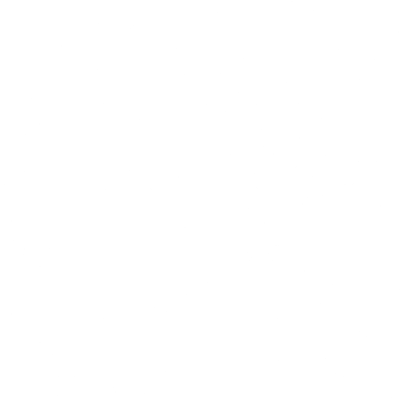
Frame 1 (no input)
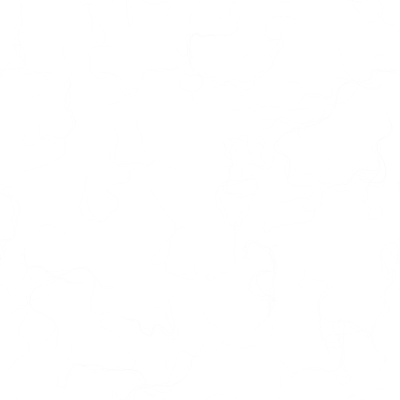
Frame 60 (no input)
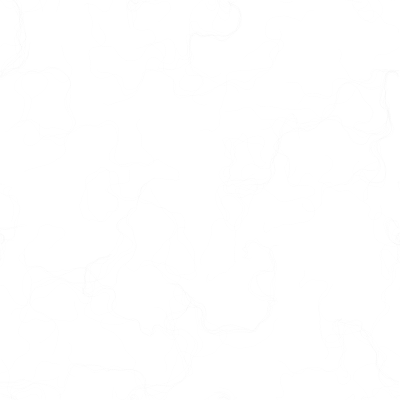
Frame 120 (the mouse pressed at the canvas centre since frame 60)

The p5.js sketch that drew these frames (run headless with seeded random() and noise() and a simulated clock; from frame 60 on, the mouse is pressed at the canvas centre):

// p5.js sketch
// ── sketch.js
let scl = 5;
let inc = 0.1;
let cols,rows;
let fr;

let v;

let particles = [];
let flowfield;

let zoff = 0;

function setup(){
  createCanvas(400,400);
  background(255);
  cols = floor(width/scl);
  rows = floor(height/scl);

  flowfield = new Array(cols*rows);

  for (var i = 0; i < 100; i++) {
    particles[i] = new Particle()
  }
}

function draw(){
  let yoff = 0;
  for (var y = 0; y < cols; y++) {
    let xoff = 0;
    for (var x = 0; x < cols; x++) {

      let index = x + y * cols;
      let angle = noise(xoff,yoff, zoff) * TWO_PI * 4;
      v = p5.Vector.fromAngle(angle);
      v.setMag(1);
      flowfield[index] = v;

      xoff += inc;
      stroke(0);
      push();
      translate(x*scl, y*scl)
      rotate(v.heading())
      // line(0,0, scl,0)
      pop();
      // rect(x*scl,y*scl, scl,scl);
    }
    yoff += inc;
    zoff += 0.0001;
  }

  for (var i = 0; i < particles.length; i++) {
    particles[i].follow(flowfield);
    particles[i].update();
    particles[i].edges();
    particles[i].show();
  }

  // push();
  // fr = floor(frameRate());
  // stroke(0);
  // fill(255);
  // textSize(32);
  // text(fr,5,25);
  // pop();
}

// ── Particle.js
function Particle(){
  this.pos = createVector(random(width),random(height));
  this.vel = createVector(0,0);
  this.acc = createVector(0,0);
  this.maxspeed = 2;

  this.prevPos = this.pos.copy();

  this.update = function(){
    this.vel.add(this.acc);
    this.vel.limit(this.maxspeed);
    this.pos.add(this.vel);
    this.acc.mult(0);
  }

  this.follow = function(flowfield){
    let x = floor(this.pos.x / scl);
    let y = floor(this.pos.y / scl);
    let index = x + y * cols;
    let force = flowfield[index];
    this.applyForce(force);
  }

  this.applyForce = function(force){
    this.acc.add(force)
  }

  this.show = function(){
    // stroke(255);
    stroke(0,2);
    line(this.prevPos.x, this.prevPos.y, this.pos.x,this.pos.y)
    this.updatePrev();
  }

  this.updatePrev = function(){
    this.prevPos.x = this.pos.x;
    this.prevPos.y = this.pos.y;
  }

  this.edges = function(){
    if (this.pos.x < 0){
      this.pos.x = width;
      this.updatePrev();
    }
    if (this.pos.x > width){
      this.pos.x = 0;
      this.updatePrev();
    }
    if (this.pos.y < 0){
      this.pos.y = height;
      this.updatePrev();
    }
    if (this.pos.y > height){
      this.pos.y = 0;
      this.updatePrev();
    }
  }
}
